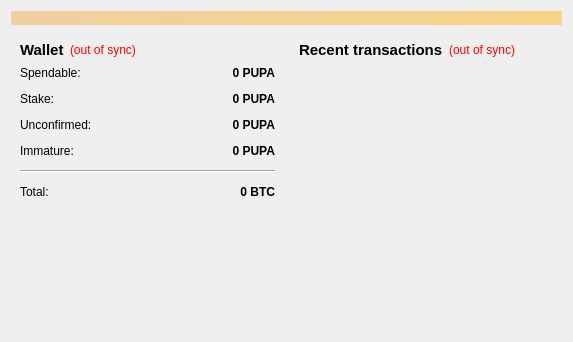
<?xml version="1.0" encoding="UTF-8"?>
<ui version="4.0">
 <class>OverviewPage</class>
 <widget class="QWidget" name="OverviewPage">
  <property name="geometry">
   <rect>
    <x>0</x>
    <y>0</y>
    <width>573</width>
    <height>342</height>
   </rect>
  </property>
  <property name="windowTitle">
   <string>Form</string>
  </property>
  <layout class="QVBoxLayout" name="topLayout">
   <item>
    <widget class="QLabel" name="labelAlerts">
     <property name="visible">
      <bool>false</bool>
     </property>
     <property name="styleSheet">
      <string notr="true">background-color: qlineargradient(x1: 0, y1: 0, x2: 1, y2: 0, stop:0 #F0D0A0, stop:1 #F8D488);  color:#000000
</string>
     </property>
     <property name="wordWrap">
      <bool>true</bool>
     </property>
     <property name="margin">
      <number>3</number>
     </property>
    </widget>
   </item>
   <item>
    <layout class="QHBoxLayout" name="horizontalLayout" stretch="1,1">
     <item>
      <layout class="QVBoxLayout" name="verticalLayout_2">
       <item>
        <widget class="QWidget" name="widget" native="true">
         <layout class="QVBoxLayout" name="verticalLayout_4">
          <item>
           <layout class="QHBoxLayout" name="horizontalLayout_4">
            <item>
             <widget class="QLabel" name="label_5">
              <property name="font">
               <font>
                <pointsize>11</pointsize>
                <weight>75</weight>
                <bold>true</bold>
               </font>
              </property>
              <property name="text">
               <string>Wallet</string>
              </property>
             </widget>
            </item>
            <item>
             <widget class="QLabel" name="labelWalletStatus">
              <property name="toolTip">
               <string>The displayed information may be out of date. Your wallet automatically synchronizes with the PupaCoin network after a connection is established, but this process has not completed yet.</string>
              </property>
              <property name="styleSheet">
               <string notr="true">QLabel { color: red; }</string>
              </property>
              <property name="text">
               <string notr="true">(out of sync)</string>
              </property>
              <property name="alignment">
               <set>Qt::AlignLeading|Qt::AlignLeft|Qt::AlignVCenter</set>
              </property>
             </widget>
            </item>
            <item>
             <spacer name="horizontalSpacer_2">
              <property name="orientation">
               <enum>Qt::Horizontal</enum>
              </property>
              <property name="sizeHint" stdset="0">
               <size>
                <width>40</width>
                <height>20</height>
               </size>
              </property>
             </spacer>
            </item>
           </layout>
          </item>
          <item>
           <layout class="QFormLayout" name="formLayout_2">
            <property name="fieldGrowthPolicy">
             <enum>QFormLayout::AllNonFixedFieldsGrow</enum>
            </property>
            <property name="horizontalSpacing">
             <number>12</number>
            </property>
            <property name="verticalSpacing">
             <number>12</number>
            </property>
            <item row="0" column="0">
             <widget class="QLabel" name="label">
              <property name="text">
               <string>Spendable:</string>
              </property>
             </widget>
            </item>
            <item row="0" column="1">
             <widget class="QLabel" name="labelBalance">
              <property name="font">
               <font>
                <weight>75</weight>
                <bold>true</bold>
               </font>
              </property>
              <property name="cursor">
               <cursorShape>IBeamCursor</cursorShape>
              </property>
              <property name="toolTip">
               <string>Your current spendable balance</string>
              </property>
              <property name="text">
               <string notr="true">0 PUPA</string>
              </property>
              <property name="alignment">
               <set>Qt::AlignRight|Qt::AlignTrailing|Qt::AlignVCenter</set>
              </property>
              <property name="textInteractionFlags">
               <set>Qt::LinksAccessibleByMouse|Qt::TextSelectableByKeyboard|Qt::TextSelectableByMouse</set>
              </property>
             </widget>
            </item>
            <item row="1" column="0">
             <widget class="QLabel" name="label_6">
              <property name="text">
               <string>Stake:</string>
              </property>
             </widget>
            </item>
            <item row="1" column="1">
             <widget class="QLabel" name="labelStake">
              <property name="font">
               <font>
                <weight>75</weight>
                <bold>true</bold>
               </font>
              </property>
              <property name="cursor">
               <cursorShape>IBeamCursor</cursorShape>
              </property>
              <property name="toolTip">
               <string>Total of coins that was staked, and do not yet count toward the current balance</string>
              </property>
              <property name="text">
               <string notr="true">0 PUPA</string>
              </property>
              <property name="alignment">
               <set>Qt::AlignRight|Qt::AlignTrailing|Qt::AlignVCenter</set>
              </property>
              <property name="textInteractionFlags">
               <set>Qt::LinksAccessibleByMouse|Qt::TextSelectableByKeyboard|Qt::TextSelectableByMouse</set>
              </property>
             </widget>
            </item>
            <item row="2" column="0">
             <widget class="QLabel" name="label_3">
              <property name="text">
               <string>Unconfirmed:</string>
              </property>
             </widget>
            </item>
            <item row="2" column="1">
             <widget class="QLabel" name="labelUnconfirmed">
              <property name="font">
               <font>
                <weight>75</weight>
                <bold>true</bold>
               </font>
              </property>
              <property name="cursor">
               <cursorShape>IBeamCursor</cursorShape>
              </property>
              <property name="toolTip">
               <string>Total of transactions that have yet to be confirmed, and do not yet count toward the current balance</string>
              </property>
              <property name="text">
               <string notr="true">0 PUPA</string>
              </property>
              <property name="alignment">
               <set>Qt::AlignRight|Qt::AlignTrailing|Qt::AlignVCenter</set>
              </property>
              <property name="textInteractionFlags">
               <set>Qt::LinksAccessibleByMouse|Qt::TextSelectableByKeyboard|Qt::TextSelectableByMouse</set>
              </property>
             </widget>
            </item>
            <item row="3" column="0">
             <widget class="QLabel" name="labelImmatureText">
              <property name="text">
               <string>Immature:</string>
              </property>
             </widget>
            </item>
            <item row="3" column="1">
             <widget class="QLabel" name="labelImmature">
              <property name="font">
               <font>
                <weight>75</weight>
                <bold>true</bold>
               </font>
              </property>
              <property name="toolTip">
               <string>Mined balance that has not yet matured</string>
              </property>
              <property name="text">
               <string notr="true">0 PUPA</string>
              </property>
              <property name="alignment">
               <set>Qt::AlignRight|Qt::AlignTrailing|Qt::AlignVCenter</set>
              </property>
              <property name="textInteractionFlags">
               <set>Qt::LinksAccessibleByMouse|Qt::TextSelectableByKeyboard|Qt::TextSelectableByMouse</set>
              </property>
             </widget>
            </item>
            <item row="4" column="0" colspan="2">
             <widget class="Line" name="line">
              <property name="orientation">
               <enum>Qt::Horizontal</enum>
              </property>
             </widget>
            </item>
            <item row="5" column="0">
             <widget class="QLabel" name="labelTotalText">
              <property name="text">
               <string>Total:</string>
              </property>
             </widget>
            </item>
            <item row="5" column="1">
             <widget class="QLabel" name="labelTotal">
              <property name="font">
               <font>
                <weight>75</weight>
                <bold>true</bold>
               </font>
              </property>
              <property name="cursor">
               <cursorShape>IBeamCursor</cursorShape>
              </property>
              <property name="toolTip">
               <string>Your current total balance</string>
              </property>
              <property name="text">
               <string notr="true">0 BTC</string>
              </property>
              <property name="alignment">
               <set>Qt::AlignRight|Qt::AlignTrailing|Qt::AlignVCenter</set>
              </property>
              <property name="textInteractionFlags">
               <set>Qt::LinksAccessibleByMouse|Qt::TextSelectableByKeyboard|Qt::TextSelectableByMouse</set>
              </property>
             </widget>
            </item>
           </layout>
          </item>
         </layout>
        </widget>
       </item>
       <item>
        <spacer name="verticalSpacer">
         <property name="orientation">
          <enum>Qt::Vertical</enum>
         </property>
         <property name="sizeHint" stdset="0">
          <size>
           <width>20</width>
           <height>40</height>
          </size>
         </property>
        </spacer>
       </item>
      </layout>
     </item>
     <item>
      <layout class="QVBoxLayout" name="verticalLayout_3">
       <item>
        <widget class="QWidget" name="widget_2" native="true">
         <layout class="QVBoxLayout" name="verticalLayout">
          <item>
           <layout class="QHBoxLayout" name="horizontalLayout_2">
            <item>
             <widget class="QLabel" name="label_4">
              <property name="font">
               <font>
                <pointsize>11</pointsize>
                <weight>75</weight>
                <bold>true</bold>
               </font>
              </property>
              <property name="text">
               <string>&lt;b&gt;Recent transactions&lt;/b&gt;</string>
              </property>
             </widget>
            </item>
            <item>
             <widget class="QLabel" name="labelTransactionsStatus">
              <property name="toolTip">
               <string>The displayed information may be out of date. Your wallet automatically synchronizes with the PupaCoin network after a connection is established, but this process has not completed yet.</string>
              </property>
              <property name="styleSheet">
               <string notr="true">QLabel { color: red; }</string>
              </property>
              <property name="text">
               <string notr="true">(out of sync)</string>
              </property>
              <property name="alignment">
               <set>Qt::AlignRight|Qt::AlignTrailing|Qt::AlignVCenter</set>
              </property>
             </widget>
            </item>
            <item>
             <spacer name="horizontalSpacer">
              <property name="orientation">
               <enum>Qt::Horizontal</enum>
              </property>
              <property name="sizeHint" stdset="0">
               <size>
                <width>40</width>
                <height>20</height>
               </size>
              </property>
             </spacer>
            </item>
           </layout>
          </item>
          <item>
           <widget class="QListView" name="listTransactions">
            <property name="styleSheet">
             <string notr="true">QListView { background: transparent; }</string>
            </property>
            <property name="frameShape">
             <enum>QFrame::NoFrame</enum>
            </property>
            <property name="verticalScrollBarPolicy">
             <enum>Qt::ScrollBarAlwaysOff</enum>
            </property>
            <property name="horizontalScrollBarPolicy">
             <enum>Qt::ScrollBarAlwaysOff</enum>
            </property>
            <property name="selectionMode">
             <enum>QAbstractItemView::NoSelection</enum>
            </property>
           </widget>
          </item>
         </layout>
        </widget>
       </item>
      </layout>
     </item>
    </layout>
   </item>
  </layout>
 </widget>
 <resources/>
 <connections/>
</ui>
